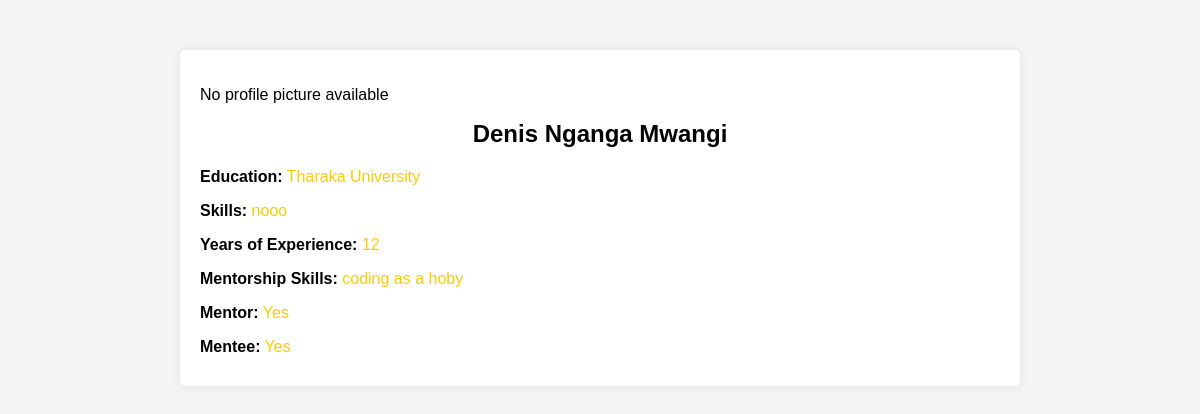
/profile/ (signed in), run on an earlier commit of the app's database.
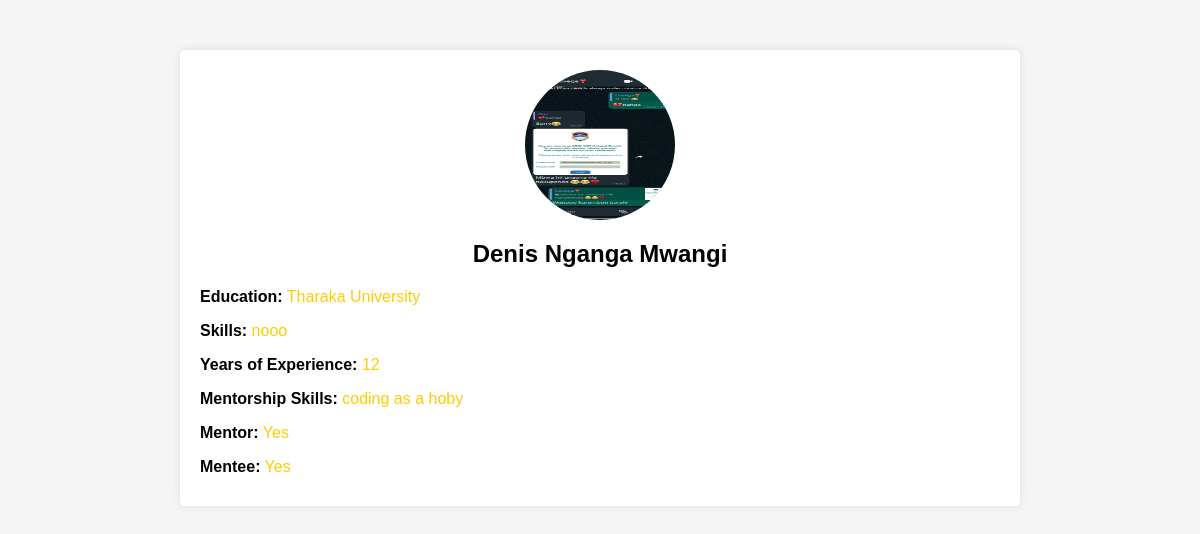
And on a later commit of the database.
### authentication/models.py (models this page shows, shortened)
class Profile(models.Model):
    user=models.ForeignKey(User,on_delete=models.CASCADE)
    profile_picture=models.ImageField(upload_to='profile_pics', null=True,blank=True)
    full_name=models.CharField(max_length=100)
    is_mentor=models.BooleanField(default=False)
    is_mentee=models.BooleanField(default=False)
    education=models.CharField(max_length=100)
    skills=models.TextField()
    years_of_experience=models.PositiveIntegerField(default=0)
    mentorship_skills=models.CharField(max_length=100)

### authentication/views.py (the view)
# urls.py: path('profile/', Show_profile, name='profile'),
def Show_profile(request):
    profiles = Profile.objects.get(user=request.user)
    return render(request,'profile.html',{'profiles':profiles})

### templates/profile.html (shortened to what this page needs)
{%load static%}
<!DOCTYPE html>
<html lang="en">
<head>
    <link rel="stylesheet" type="text/css" href="{% static 'css/profile.css' %}">
</head>
<body>
    <div class="profile-container">
        <div class="profile-picture">
            <div class="profile-picture">
                {% if profiles.profile_picture %}
                    <img src="{{ profiles.profile_picture.url }}" alt="Profile Picture">
                {% else %}
                    <p>No profile picture available</p>
                {% endif %}
        </div>
        <div class="profile-details">
            <h1>{{ profiles.full_name }}</h1>
            <p><strong>Education:</strong> {{ profiles.education }}</p>
            <p><strong>Skills:</strong> {{ profiles.skills }}</p>
            <p><strong>Years of Experience:</strong> {{ profiles.years_of_experience }}</p>
            <p><strong>Mentorship Skills:</strong> {{ profiles.mentorship_skills }}</p>
            <p><strong>Mentor:</strong> {% if profiles.is_mentor %} Yes {% else %} No {% endif %}</p>
            <p><strong>Mentee:</strong> {% if profiles.is_mentee %} Yes {% else %} No {% endif %}</p>
        </div>
    </div>
</body>
</html>

### static/css/profile.css (style rules this page uses)
body { font-family: Arial, sans-serif; margin: 0; padding: 0; background-size: cover; background-position: center; background-attachment: fixed; background-color: whitesmoke; }
.profile-container { max-width: 800px; margin: 50px auto; background-color: white; border-radius: 5px; box-shadow: 0 0 10px rgba(0, 0, 0, 0.1); padding: 20px; }
.profile-picture img { width: 150px; height: 150px; border-radius: 50%; margin-bottom: 20px; display: block; margin-left: auto; margin-right: auto; }
.profile-details h1 { font-size: 24px; color: black; margin-bottom: 20px; text-align: center; }
.profile-details p { font-size: 16px; color: #ffcc00; margin-bottom: 10px; }
.profile-details strong { font-weight: bold; color: #000; }

What changed in the data, as far as the page shows it:
changed Profile "Denis Nganga Mwangi": profile_picture: picture added
Also different on the page:
text no longer shown: "No profile picture available"
